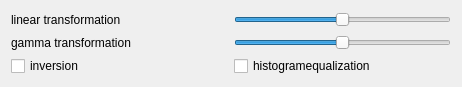
<?xml version="1.0" encoding="UTF-8"?>
<ui version="4.0">
 <class>DialogHistogramSettings</class>
 <widget class="QDialog" name="DialogHistogramSettings">
  <property name="enabled">
   <bool>true</bool>
  </property>
  <property name="geometry">
   <rect>
    <x>0</x>
    <y>0</y>
    <width>462</width>
    <height>87</height>
   </rect>
  </property>
  <property name="windowTitle">
   <string>histogramsettings</string>
  </property>
  <property name="modal">
   <bool>false</bool>
  </property>
  <layout class="QGridLayout" name="gridLayout_2">
   <item row="0" column="0">
    <layout class="QGridLayout" name="gridLayout" rowstretch="1,0,0">
     <item row="0" column="1">
      <widget class="QSlider" name="horizontalSliderLinTrans">
       <property name="sizePolicy">
        <sizepolicy hsizetype="Preferred" vsizetype="Preferred">
         <horstretch>0</horstretch>
         <verstretch>0</verstretch>
        </sizepolicy>
       </property>
       <property name="minimum">
        <number>-127</number>
       </property>
       <property name="maximum">
        <number>127</number>
       </property>
       <property name="orientation">
        <enum>Qt::Horizontal</enum>
       </property>
      </widget>
     </item>
     <item row="1" column="0">
      <widget class="QLabel" name="labelGammaTrans">
       <property name="text">
        <string>gamma transformation</string>
       </property>
      </widget>
     </item>
     <item row="1" column="1">
      <widget class="QSlider" name="horizontalSliderGammaTrans">
       <property name="sizePolicy">
        <sizepolicy hsizetype="Preferred" vsizetype="Preferred">
         <horstretch>0</horstretch>
         <verstretch>0</verstretch>
        </sizepolicy>
       </property>
       <property name="minimum">
        <number>-500</number>
       </property>
       <property name="maximum">
        <number>500</number>
       </property>
       <property name="orientation">
        <enum>Qt::Horizontal</enum>
       </property>
      </widget>
     </item>
     <item row="2" column="0">
      <widget class="QCheckBox" name="checkBoxInv">
       <property name="sizePolicy">
        <sizepolicy hsizetype="Preferred" vsizetype="Preferred">
         <horstretch>0</horstretch>
         <verstretch>0</verstretch>
        </sizepolicy>
       </property>
       <property name="text">
        <string>inversion</string>
       </property>
      </widget>
     </item>
     <item row="0" column="0">
      <widget class="QLabel" name="labelLinearTrans">
       <property name="text">
        <string>linear transformation</string>
       </property>
      </widget>
     </item>
     <item row="2" column="1">
      <widget class="QCheckBox" name="checkBoxHistoEq">
       <property name="text">
        <string>histogramequalization</string>
       </property>
      </widget>
     </item>
    </layout>
   </item>
  </layout>
 </widget>
 <resources/>
 <connections/>
</ui>
